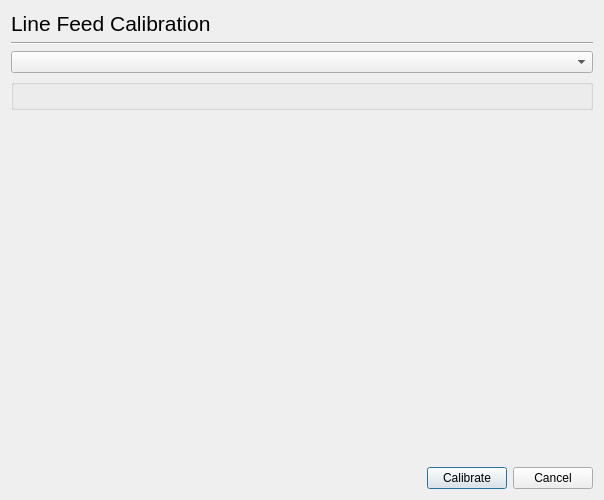
<ui version="4.0" >
 <class>Dialog</class>
 <widget class="QDialog" name="Dialog" >
  <property name="geometry" >
   <rect>
    <x>0</x>
    <y>0</y>
    <width>600</width>
    <height>500</height>
   </rect>
  </property>
  <property name="windowTitle" >
   <string>HP Device Manager - Line Feed Calibration</string>
  </property>
  <layout class="QGridLayout" >
   <item row="0" column="0" >
    <widget class="QLabel" name="label" >
     <property name="font" >
      <font>
       <pointsize>16</pointsize>
      </font>
     </property>
     <property name="text" >
      <string>Line Feed Calibration</string>
     </property>
    </widget>
   </item>
   <item row="1" column="0" colspan="3" >
    <widget class="Line" name="line" >
     <property name="orientation" >
      <enum>Qt::Horizontal</enum>
     </property>
    </widget>
   </item>
   <item row="2" column="0" colspan="3" >
    <widget class="DeviceUriComboBox" name="DeviceComboBox" />
   </item>
   <item row="3" column="0" colspan="3" >
    <widget class="LoadPaperGroupBox" name="LoadPaper" >
     <property name="title" >
      <string/>
     </property>
    </widget>
   </item>
   <item row="4" column="0" >
    <spacer>
     <property name="orientation" >
      <enum>Qt::Vertical</enum>
     </property>
     <property name="sizeHint" >
      <size>
       <width>410</width>
       <height>81</height>
      </size>
     </property>
    </spacer>
   </item>
   <item row="5" column="0" >
    <spacer>
     <property name="orientation" >
      <enum>Qt::Horizontal</enum>
     </property>
     <property name="sizeHint" >
      <size>
       <width>361</width>
       <height>20</height>
      </size>
     </property>
    </spacer>
   </item>
   <item row="5" column="1" >
    <widget class="QPushButton" name="CalibrateButton" >
     <property name="text" >
      <string>Calibrate</string>
     </property>
    </widget>
   </item>
   <item row="5" column="2" >
    <widget class="QPushButton" name="CancelButton" >
     <property name="text" >
      <string>Cancel</string>
     </property>
    </widget>
   </item>
  </layout>
 </widget>
 <customwidgets>
  <customwidget>
   <class>DeviceUriComboBox</class>
   <extends>QComboBox</extends>
   <header>deviceuricombobox.h</header>
  </customwidget>
  <customwidget>
   <class>LoadPaperGroupBox</class>
   <extends>QGroupBox</extends>
   <header>loadpapergroupbox.h</header>
   <container>1</container>
  </customwidget>
 </customwidgets>
 <resources/>
 <connections/>
</ui>
